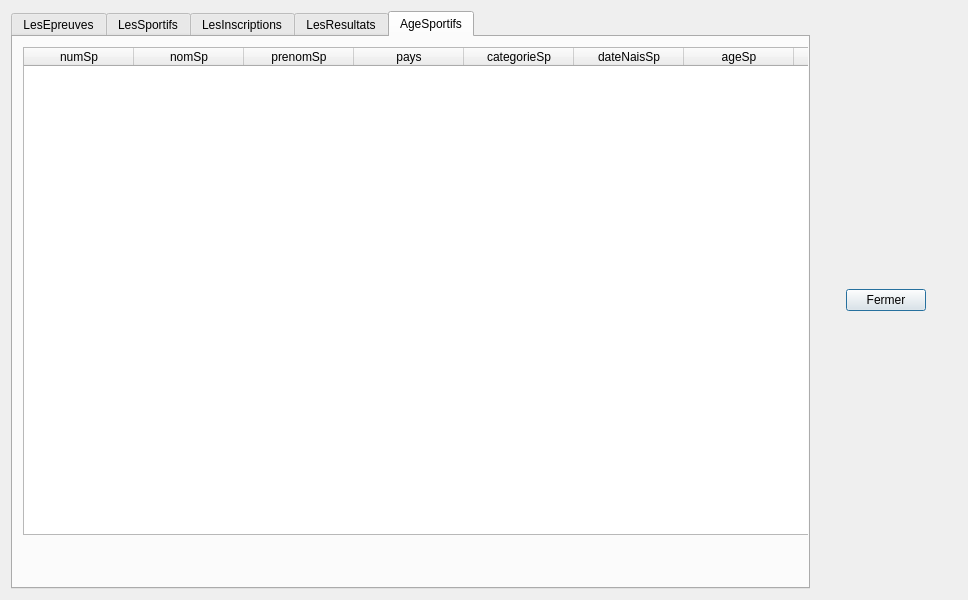
<?xml version="1.0" encoding="UTF-8"?>
<ui version="4.0">
 <class>tablesDataV1</class>
 <widget class="QDialog" name="tablesDataV1">
  <property name="geometry">
   <rect>
    <x>0</x>
    <y>0</y>
    <width>968</width>
    <height>600</height>
   </rect>
  </property>
  <property name="sizePolicy">
   <sizepolicy hsizetype="Preferred" vsizetype="Preferred">
    <horstretch>0</horstretch>
    <verstretch>0</verstretch>
   </sizepolicy>
  </property>
  <property name="minimumSize">
   <size>
    <width>0</width>
    <height>0</height>
   </size>
  </property>
  <property name="windowTitle">
   <string>BD JO</string>
  </property>
  <layout class="QVBoxLayout" name="verticalLayout">
   <item>
    <layout class="QHBoxLayout" name="horizontalLayout">
     <item>
      <widget class="QTabWidget" name="tabWidget">
       <property name="currentIndex">
        <number>4</number>
       </property>
       <widget class="QWidget" name="tabEpreuves">
        <attribute name="title">
         <string>LesEpreuves</string>
        </attribute>
        <layout class="QVBoxLayout" name="verticalLayout_2">
         <item>
          <widget class="QTableWidget" name="tableEpreuves">
           <property name="sizePolicy">
            <sizepolicy hsizetype="Expanding" vsizetype="Expanding">
             <horstretch>0</horstretch>
             <verstretch>0</verstretch>
            </sizepolicy>
           </property>
           <property name="minimumSize">
            <size>
             <width>0</width>
             <height>400</height>
            </size>
           </property>
           <property name="baseSize">
            <size>
             <width>0</width>
             <height>0</height>
            </size>
           </property>
           <property name="layoutDirection">
            <enum>Qt::LeftToRight</enum>
           </property>
           <property name="sizeAdjustPolicy">
            <enum>QAbstractScrollArea::AdjustToContents</enum>
           </property>
           <property name="sortingEnabled">
            <bool>true</bool>
           </property>
           <property name="columnCount">
            <number>7</number>
           </property>
           <attribute name="horizontalHeaderCascadingSectionResizes">
            <bool>true</bool>
           </attribute>
           <attribute name="horizontalHeaderDefaultSectionSize">
            <number>110</number>
           </attribute>
           <attribute name="horizontalHeaderHighlightSections">
            <bool>true</bool>
           </attribute>
           <attribute name="horizontalHeaderMinimumSectionSize">
            <number>50</number>
           </attribute>
           <attribute name="horizontalHeaderShowSortIndicator" stdset="0">
            <bool>true</bool>
           </attribute>
           <attribute name="horizontalHeaderStretchLastSection">
            <bool>true</bool>
           </attribute>
           <attribute name="verticalHeaderVisible">
            <bool>false</bool>
           </attribute>
           <column>
            <property name="text">
             <string>numEp</string>
            </property>
           </column>
           <column>
            <property name="text">
             <string>nomEp</string>
            </property>
           </column>
           <column>
            <property name="text">
             <string>formeEp</string>
            </property>
           </column>
           <column>
            <property name="text">
             <string>nomDi</string>
            </property>
           </column>
           <column>
            <property name="text">
             <string>categorieEp</string>
            </property>
           </column>
           <column>
            <property name="text">
             <string>nbSportifsEp</string>
            </property>
           </column>
           <column>
            <property name="text">
             <string>dateEp</string>
            </property>
           </column>
          </widget>
         </item>
         <item>
          <widget class="QLabel" name="label_epreuves">
           <property name="palette">
            <palette>
             <active>
              <colorrole role="WindowText">
               <brush brushstyle="SolidPattern">
                <color alpha="255">
                 <red>255</red>
                 <green>0</green>
                 <blue>0</blue>
                </color>
               </brush>
              </colorrole>
             </active>
             <inactive>
              <colorrole role="WindowText">
               <brush brushstyle="SolidPattern">
                <color alpha="255">
                 <red>255</red>
                 <green>0</green>
                 <blue>0</blue>
                </color>
               </brush>
              </colorrole>
             </inactive>
             <disabled>
              <colorrole role="WindowText">
               <brush brushstyle="SolidPattern">
                <color alpha="255">
                 <red>120</red>
                 <green>120</green>
                 <blue>120</blue>
                </color>
               </brush>
              </colorrole>
             </disabled>
            </palette>
           </property>
           <property name="text">
            <string/>
           </property>
           <property name="scaledContents">
            <bool>true</bool>
           </property>
           <property name="alignment">
            <set>Qt::AlignCenter</set>
           </property>
          </widget>
         </item>
        </layout>
       </widget>
       <widget class="QWidget" name="tabSportifs">
        <attribute name="title">
         <string>LesSportifs</string>
        </attribute>
        <layout class="QVBoxLayout" name="verticalLayout_7">
         <item>
          <widget class="QTableWidget" name="tableSportifs">
           <attribute name="horizontalHeaderDefaultSectionSize">
            <number>110</number>
           </attribute>
           <attribute name="horizontalHeaderMinimumSectionSize">
            <number>50</number>
           </attribute>
           <attribute name="horizontalHeaderStretchLastSection">
            <bool>true</bool>
           </attribute>
           <attribute name="verticalHeaderVisible">
            <bool>false</bool>
           </attribute>
           <column>
            <property name="text">
             <string>numSp</string>
            </property>
           </column>
           <column>
            <property name="text">
             <string>nomSp</string>
            </property>
           </column>
           <column>
            <property name="text">
             <string>prenomSp</string>
            </property>
           </column>
           <column>
            <property name="text">
             <string>pays</string>
            </property>
           </column>
           <column>
            <property name="text">
             <string>categorieSp</string>
            </property>
           </column>
           <column>
            <property name="text">
             <string>dateNaisSp</string>
            </property>
           </column>
           <column>
            <property name="text">
             <string>numEq</string>
            </property>
           </column>
          </widget>
         </item>
         <item>
          <widget class="QLabel" name="label_sportifs">
           <property name="palette">
            <palette>
             <active>
              <colorrole role="WindowText">
               <brush brushstyle="SolidPattern">
                <color alpha="255">
                 <red>255</red>
                 <green>0</green>
                 <blue>0</blue>
                </color>
               </brush>
              </colorrole>
             </active>
             <inactive>
              <colorrole role="WindowText">
               <brush brushstyle="SolidPattern">
                <color alpha="255">
                 <red>255</red>
                 <green>0</green>
                 <blue>0</blue>
                </color>
               </brush>
              </colorrole>
             </inactive>
             <disabled>
              <colorrole role="WindowText">
               <brush brushstyle="SolidPattern">
                <color alpha="255">
                 <red>120</red>
                 <green>120</green>
                 <blue>120</blue>
                </color>
               </brush>
              </colorrole>
             </disabled>
            </palette>
           </property>
           <property name="text">
            <string/>
           </property>
           <property name="alignment">
            <set>Qt::AlignCenter</set>
           </property>
          </widget>
         </item>
        </layout>
       </widget>
       <widget class="QWidget" name="tabInscriptions">
        <attribute name="title">
         <string>LesInscriptions</string>
        </attribute>
        <widget class="QTableWidget" name="tableInscriptions">
         <property name="geometry">
          <rect>
           <x>10</x>
           <y>10</y>
           <width>926</width>
           <height>488</height>
          </rect>
         </property>
         <attribute name="horizontalHeaderDefaultSectionSize">
          <number>110</number>
         </attribute>
         <attribute name="horizontalHeaderMinimumSectionSize">
          <number>50</number>
         </attribute>
         <attribute name="horizontalHeaderStretchLastSection">
          <bool>true</bool>
         </attribute>
         <attribute name="verticalHeaderVisible">
          <bool>false</bool>
         </attribute>
         <column>
          <property name="text">
           <string>numIn</string>
          </property>
         </column>
         <column>
          <property name="text">
           <string>numEp</string>
          </property>
         </column>
        </widget>
        <widget class="QLabel" name="label_inscriptions">
         <property name="geometry">
          <rect>
           <x>10</x>
           <y>510</y>
           <width>761</width>
           <height>31</height>
          </rect>
         </property>
         <property name="text">
          <string/>
         </property>
        </widget>
       </widget>
       <widget class="QWidget" name="tabResultats">
        <attribute name="title">
         <string>LesResultats</string>
        </attribute>
        <widget class="QTableWidget" name="tableResultats">
         <property name="geometry">
          <rect>
           <x>10</x>
           <y>10</y>
           <width>926</width>
           <height>488</height>
          </rect>
         </property>
         <attribute name="horizontalHeaderDefaultSectionSize">
          <number>110</number>
         </attribute>
         <attribute name="horizontalHeaderMinimumSectionSize">
          <number>50</number>
         </attribute>
         <attribute name="horizontalHeaderStretchLastSection">
          <bool>true</bool>
         </attribute>
         <attribute name="verticalHeaderVisible">
          <bool>false</bool>
         </attribute>
         <column>
          <property name="text">
           <string>numEp</string>
          </property>
         </column>
         <column>
          <property name="text">
           <string>gold</string>
          </property>
         </column>
         <column>
          <property name="text">
           <string>silver</string>
          </property>
         </column>
         <column>
          <property name="text">
           <string>bronze</string>
          </property>
         </column>
        </widget>
        <widget class="QLabel" name="label_resultats">
         <property name="geometry">
          <rect>
           <x>16</x>
           <y>510</y>
           <width>761</width>
           <height>31</height>
          </rect>
         </property>
         <property name="text">
          <string/>
         </property>
        </widget>
       </widget>
       <widget class="QWidget" name="tabAgeResultats">
        <attribute name="title">
         <string>AgeSportifs</string>
        </attribute>
        <widget class="QTableWidget" name="tableAgeResultats">
         <property name="geometry">
          <rect>
           <x>10</x>
           <y>10</y>
           <width>926</width>
           <height>488</height>
          </rect>
         </property>
         <attribute name="horizontalHeaderDefaultSectionSize">
          <number>110</number>
         </attribute>
         <attribute name="horizontalHeaderMinimumSectionSize">
          <number>50</number>
         </attribute>
         <attribute name="horizontalHeaderStretchLastSection">
          <bool>true</bool>
         </attribute>
         <attribute name="verticalHeaderVisible">
          <bool>false</bool>
         </attribute>
         <column>
          <property name="text">
           <string>numSp</string>
          </property>
         </column>
         <column>
          <property name="text">
           <string>nomSp</string>
          </property>
         </column>
         <column>
          <property name="text">
           <string>prenomSp</string>
          </property>
         </column>
         <column>
          <property name="text">
           <string>pays</string>
          </property>
         </column>
         <column>
          <property name="text">
           <string>categorieSp</string>
          </property>
         </column>
         <column>
          <property name="text">
           <string>dateNaisSp</string>
          </property>
         </column>
         <column>
          <property name="text">
           <string>ageSp</string>
          </property>
         </column>
         <column>
          <property name="text">
           <string>ageSp</string>
          </property>
         </column>
        </widget>
        <widget class="QLabel" name="label_ageResultats">
         <property name="geometry">
          <rect>
           <x>20</x>
           <y>520</y>
           <width>741</width>
           <height>20</height>
          </rect>
         </property>
         <property name="text">
          <string/>
         </property>
        </widget>
       </widget>
      </widget>
     </item>
     <item>
      <spacer name="horizontalSpacer_data_V1">
       <property name="orientation">
        <enum>Qt::Horizontal</enum>
       </property>
       <property name="sizeHint" stdset="0">
        <size>
         <width>40</width>
         <height>20</height>
        </size>
       </property>
      </spacer>
     </item>
     <item>
      <widget class="QPushButton" name="pushButton_data_V1">
       <property name="text">
        <string>Fermer</string>
       </property>
      </widget>
     </item>
     <item>
      <spacer name="horizontalSpacer_2_data_V1">
       <property name="orientation">
        <enum>Qt::Horizontal</enum>
       </property>
       <property name="sizeHint" stdset="0">
        <size>
         <width>40</width>
         <height>20</height>
        </size>
       </property>
      </spacer>
     </item>
    </layout>
   </item>
  </layout>
 </widget>
 <resources/>
 <connections>
  <connection>
   <sender>pushButton_data_V1</sender>
   <signal>clicked()</signal>
   <receiver>tablesDataV1</receiver>
   <slot>close()</slot>
   <hints>
    <hint type="sourcelabel">
     <x>360</x>
     <y>575</y>
    </hint>
    <hint type="destinationlabel">
     <x>323</x>
     <y>169</y>
    </hint>
   </hints>
  </connection>
 </connections>
 <slots>
  <slot>refreshSpectaclesData()</slot>
  <slot>refreshZonesData()</slot>
  <slot>refreshRepresentationsData()</slot>
 </slots>
</ui>
